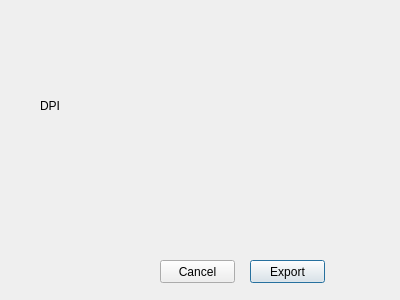
<?xml version="1.0" encoding="UTF-8"?>
<ui version="4.0">
 <class>DAExportToPngSettingDialog</class>
 <widget class="QDialog" name="DAExportToPngSettingDialog">
  <property name="geometry">
   <rect>
    <x>0</x>
    <y>0</y>
    <width>400</width>
    <height>300</height>
   </rect>
  </property>
  <property name="windowTitle">
   <string>Dialog</string>
  </property>
  <widget class="QPushButton" name="pushButton">
   <property name="geometry">
    <rect>
     <x>250</x>
     <y>260</y>
     <width>75</width>
     <height>23</height>
    </rect>
   </property>
   <property name="text">
    <string>Export</string>
   </property>
   <property name="default">
    <bool>true</bool>
   </property>
  </widget>
  <widget class="QPushButton" name="pushButton_2">
   <property name="geometry">
    <rect>
     <x>160</x>
     <y>260</y>
     <width>75</width>
     <height>23</height>
    </rect>
   </property>
   <property name="text">
    <string>Cancel</string>
   </property>
  </widget>
  <widget class="QLabel" name="label">
   <property name="geometry">
    <rect>
     <x>40</x>
     <y>100</y>
     <width>54</width>
     <height>12</height>
    </rect>
   </property>
   <property name="text">
    <string>DPI</string>
   </property>
  </widget>
 </widget>
 <resources/>
 <connections/>
</ui>
